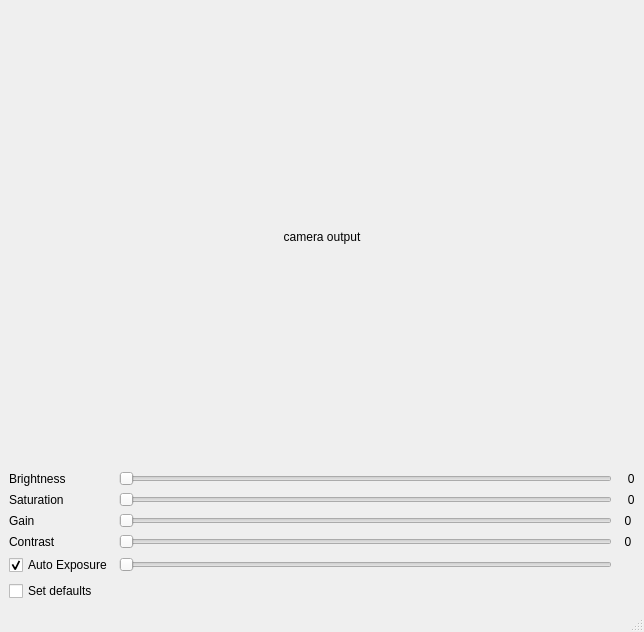
<?xml version="1.0" encoding="UTF-8"?>
<ui version="4.0">
 <class>MainWindow</class>
 <widget class="QMainWindow" name="MainWindow">
  <property name="geometry">
   <rect>
    <x>0</x>
    <y>0</y>
    <width>644</width>
    <height>632</height>
   </rect>
  </property>
  <property name="windowTitle">
   <string>MainWindow</string>
  </property>
  <widget class="QWidget" name="centralwidget">
   <layout class="QVBoxLayout" name="verticalLayout">
    <item>
     <widget class="QLabel" name="img_lbl">
      <property name="text">
       <string>camera output</string>
      </property>
      <property name="alignment">
       <set>Qt::AlignCenter</set>
      </property>
     </widget>
    </item>
    <item>
     <layout class="QGridLayout" name="gridLayout">
      <item row="4" column="1">
       <widget class="QSlider" name="exp_hslider">
        <property name="enabled">
         <bool>false</bool>
        </property>
        <property name="orientation">
         <enum>Qt::Horizontal</enum>
        </property>
       </widget>
      </item>
      <item row="4" column="0">
       <widget class="QCheckBox" name="auto_exp_cbox">
        <property name="text">
         <string>Auto Exposure</string>
        </property>
        <property name="checked">
         <bool>true</bool>
        </property>
       </widget>
      </item>
      <item row="0" column="1">
       <widget class="QSlider" name="bright_hslider">
        <property name="orientation">
         <enum>Qt::Horizontal</enum>
        </property>
       </widget>
      </item>
      <item row="3" column="2">
       <widget class="QLabel" name="contrast_lbl_out">
        <property name="text">
         <string>  0</string>
        </property>
       </widget>
      </item>
      <item row="0" column="2">
       <widget class="QLabel" name="bright_lbl_out">
        <property name="text">
         <string>   0</string>
        </property>
       </widget>
      </item>
      <item row="1" column="2">
       <widget class="QLabel" name="sat_lbl_out">
        <property name="text">
         <string>   0</string>
        </property>
       </widget>
      </item>
      <item row="3" column="1">
       <widget class="QSlider" name="contrast_hslider">
        <property name="orientation">
         <enum>Qt::Horizontal</enum>
        </property>
       </widget>
      </item>
      <item row="4" column="2">
       <widget class="QLabel" name="exp_lbl_out">
        <property name="text">
         <string>   </string>
        </property>
       </widget>
      </item>
      <item row="0" column="0">
       <widget class="QLabel" name="bright_lbl">
        <property name="text">
         <string>Brightness</string>
        </property>
       </widget>
      </item>
      <item row="1" column="0">
       <widget class="QLabel" name="sat_lbl">
        <property name="text">
         <string>Saturation</string>
        </property>
       </widget>
      </item>
      <item row="2" column="0">
       <widget class="QLabel" name="gain_lbl">
        <property name="text">
         <string>Gain</string>
        </property>
       </widget>
      </item>
      <item row="3" column="0">
       <widget class="QLabel" name="contrast_lbl">
        <property name="text">
         <string>Contrast</string>
        </property>
       </widget>
      </item>
      <item row="1" column="1">
       <widget class="QSlider" name="sat_hslider">
        <property name="orientation">
         <enum>Qt::Horizontal</enum>
        </property>
       </widget>
      </item>
      <item row="2" column="2">
       <widget class="QLabel" name="gain_lbl_out">
        <property name="text">
         <string>  0</string>
        </property>
       </widget>
      </item>
      <item row="2" column="1">
       <widget class="QSlider" name="gain_hslider">
        <property name="orientation">
         <enum>Qt::Horizontal</enum>
        </property>
       </widget>
      </item>
     </layout>
    </item>
    <item>
     <widget class="QCheckBox" name="defaul_cbox">
      <property name="text">
       <string>Set defaults</string>
      </property>
     </widget>
    </item>
   </layout>
  </widget>
  <widget class="QMenuBar" name="menubar">
   <property name="geometry">
    <rect>
     <x>0</x>
     <y>0</y>
     <width>644</width>
     <height>22</height>
    </rect>
   </property>
  </widget>
  <widget class="QStatusBar" name="statusbar"/>
 </widget>
 <resources/>
 <connections/>
</ui>
